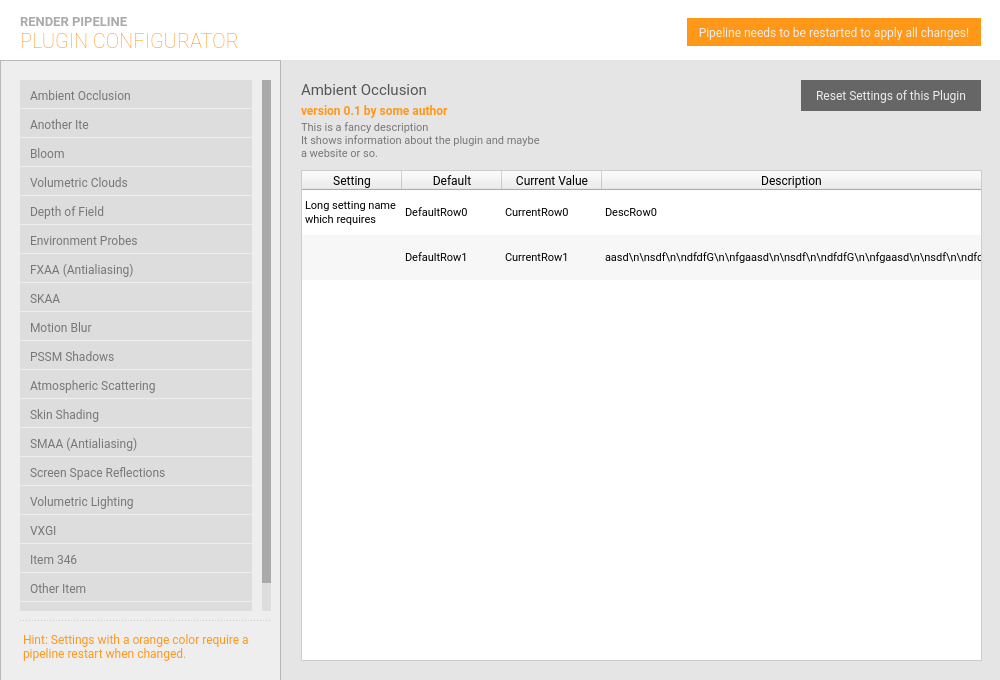
<?xml version="1.0" encoding="UTF-8"?>
<ui version="4.0">
 <class>MainWindow</class>
 <widget class="QMainWindow" name="MainWindow">
  <property name="geometry">
   <rect>
    <x>0</x>
    <y>0</y>
    <width>1000</width>
    <height>680</height>
   </rect>
  </property>
  <property name="sizePolicy">
   <sizepolicy hsizetype="Fixed" vsizetype="Fixed">
    <horstretch>0</horstretch>
    <verstretch>0</verstretch>
   </sizepolicy>
  </property>
  <property name="minimumSize">
   <size>
    <width>1000</width>
    <height>680</height>
   </size>
  </property>
  <property name="maximumSize">
   <size>
    <width>1000</width>
    <height>680</height>
   </size>
  </property>
  <property name="windowTitle">
   <string>Plugin Configurator</string>
  </property>
  <property name="windowIcon">
   <iconset resource="resources.qrc">
    <normaloff>:/icon/res/icon.png</normaloff>:/icon/res/icon.png</iconset>
  </property>
  <property name="styleSheet">
   <string notr="true">QMainWindow { background: #fff;}
*, QLabel { font-family: Roboto; font-weight: 300; }

QScrollBar {
	background: #eee;
}


QScrollBar:vertical {
                        width: 9px;
	margin: 0;
                      }

                      QScrollBar::handle:vertical {
                        min-height: 15px;
						background: #aaa;

                      }


                      QScrollBar::handle:vertical:hover {

						background: #999;

                      }
                      QScrollBar::add-line:vertical {
                      }

                      QScrollBar::sub-line:vertical {
                      }


                      QScrollBar::add-page:vertical {
                        background: #ddd;

                      }
                      QScrollBar::sub-page:vertical {
                        background: #ddd;
					}
</string>
  </property>
  <widget class="QWidget" name="centralwidget">
   <widget class="QListWidget" name="lst_plugins">
    <property name="geometry">
     <rect>
      <x>20</x>
      <y>80</y>
      <width>251</width>
      <height>531</height>
     </rect>
    </property>
    <property name="styleSheet">
     <string notr="true">QListWidget::item {
padding: 8px 7px 5px;
background: #ddd;
outline: 0 !important;
margin-bottom: 1px;
margin-right: 10px;
color: #777;
font-weight: 500;
border: 0;
border-radius: 0;
}

QListWidget::item:hover {
background: #ccc;
}

QListWidget::item:selected {
background: #555;
color: #eee;
}

QListWidget {
padding: 0;
color: #eee;
background: transparent;
/*
background: #222;
padding: 5px 8px;
border: 1px solid #444;
*/
}

* {
outline: 0;
}

</string>
    </property>
    <property name="frameShape">
     <enum>QFrame::NoFrame</enum>
    </property>
    <property name="lineWidth">
     <number>0</number>
    </property>
    <item>
     <property name="text">
      <string>Ambient Occlusion</string>
     </property>
    </item>
    <item>
     <property name="text">
      <string>Another Ite</string>
     </property>
    </item>
    <item>
     <property name="text">
      <string>Bloom</string>
     </property>
    </item>
    <item>
     <property name="text">
      <string>Volumetric Clouds</string>
     </property>
    </item>
    <item>
     <property name="text">
      <string>Depth of Field</string>
     </property>
    </item>
    <item>
     <property name="text">
      <string>Environment Probes</string>
     </property>
    </item>
    <item>
     <property name="text">
      <string>FXAA (Antialiasing)</string>
     </property>
    </item>
    <item>
     <property name="text">
      <string>SKAA</string>
     </property>
    </item>
    <item>
     <property name="text">
      <string>Motion Blur</string>
     </property>
    </item>
    <item>
     <property name="text">
      <string>PSSM Shadows</string>
     </property>
    </item>
    <item>
     <property name="text">
      <string>Atmospheric Scattering</string>
     </property>
    </item>
    <item>
     <property name="text">
      <string>Skin Shading</string>
     </property>
    </item>
    <item>
     <property name="text">
      <string>SMAA (Antialiasing)</string>
     </property>
    </item>
    <item>
     <property name="text">
      <string>Screen Space Reflections</string>
     </property>
    </item>
    <item>
     <property name="text">
      <string>Volumetric Lighting</string>
     </property>
    </item>
    <item>
     <property name="text">
      <string>VXGI</string>
     </property>
    </item>
    <item>
     <property name="text">
      <string>Item 346</string>
     </property>
    </item>
    <item>
     <property name="text">
      <string>Other Item</string>
     </property>
    </item>
    <item>
     <property name="text">
      <string>Other Item to force scrollbars</string>
     </property>
    </item>
   </widget>
   <widget class="QFrame" name="frame_details">
    <property name="geometry">
     <rect>
      <x>281</x>
      <y>60</y>
      <width>721</width>
      <height>621</height>
     </rect>
    </property>
    <property name="palette">
     <palette>
      <active>
       <colorrole role="WindowText">
        <brush brushstyle="SolidPattern">
         <color alpha="255">
          <red>255</red>
          <green>255</green>
          <blue>255</blue>
         </color>
        </brush>
       </colorrole>
       <colorrole role="Button">
        <brush brushstyle="SolidPattern">
         <color alpha="255">
          <red>229</red>
          <green>229</green>
          <blue>229</blue>
         </color>
        </brush>
       </colorrole>
       <colorrole role="Light">
        <brush brushstyle="SolidPattern">
         <color alpha="255">
          <red>63</red>
          <green>63</green>
          <blue>63</blue>
         </color>
        </brush>
       </colorrole>
       <colorrole role="Midlight">
        <brush brushstyle="SolidPattern">
         <color alpha="255">
          <red>52</red>
          <green>52</green>
          <blue>52</blue>
         </color>
        </brush>
       </colorrole>
       <colorrole role="Dark">
        <brush brushstyle="SolidPattern">
         <color alpha="255">
          <red>21</red>
          <green>21</green>
          <blue>21</blue>
         </color>
        </brush>
       </colorrole>
       <colorrole role="Mid">
        <brush brushstyle="SolidPattern">
         <color alpha="255">
          <red>28</red>
          <green>28</green>
          <blue>28</blue>
         </color>
        </brush>
       </colorrole>
       <colorrole role="Text">
        <brush brushstyle="SolidPattern">
         <color alpha="255">
          <red>255</red>
          <green>255</green>
          <blue>255</blue>
         </color>
        </brush>
       </colorrole>
       <colorrole role="BrightText">
        <brush brushstyle="SolidPattern">
         <color alpha="255">
          <red>255</red>
          <green>255</green>
          <blue>255</blue>
         </color>
        </brush>
       </colorrole>
       <colorrole role="ButtonText">
        <brush brushstyle="SolidPattern">
         <color alpha="255">
          <red>255</red>
          <green>255</green>
          <blue>255</blue>
         </color>
        </brush>
       </colorrole>
       <colorrole role="Base">
        <brush brushstyle="SolidPattern">
         <color alpha="255">
          <red>229</red>
          <green>229</green>
          <blue>229</blue>
         </color>
        </brush>
       </colorrole>
       <colorrole role="Window">
        <brush brushstyle="SolidPattern">
         <color alpha="255">
          <red>229</red>
          <green>229</green>
          <blue>229</blue>
         </color>
        </brush>
       </colorrole>
       <colorrole role="Shadow">
        <brush brushstyle="SolidPattern">
         <color alpha="255">
          <red>0</red>
          <green>0</green>
          <blue>0</blue>
         </color>
        </brush>
       </colorrole>
       <colorrole role="AlternateBase">
        <brush brushstyle="SolidPattern">
         <color alpha="255">
          <red>21</red>
          <green>21</green>
          <blue>21</blue>
         </color>
        </brush>
       </colorrole>
       <colorrole role="ToolTipBase">
        <brush brushstyle="SolidPattern">
         <color alpha="255">
          <red>255</red>
          <green>255</green>
          <blue>220</blue>
         </color>
        </brush>
       </colorrole>
       <colorrole role="ToolTipText">
        <brush brushstyle="SolidPattern">
         <color alpha="255">
          <red>0</red>
          <green>0</green>
          <blue>0</blue>
         </color>
        </brush>
       </colorrole>
      </active>
      <inactive>
       <colorrole role="WindowText">
        <brush brushstyle="SolidPattern">
         <color alpha="255">
          <red>255</red>
          <green>255</green>
          <blue>255</blue>
         </color>
        </brush>
       </colorrole>
       <colorrole role="Button">
        <brush brushstyle="SolidPattern">
         <color alpha="255">
          <red>229</red>
          <green>229</green>
          <blue>229</blue>
         </color>
        </brush>
       </colorrole>
       <colorrole role="Light">
        <brush brushstyle="SolidPattern">
         <color alpha="255">
          <red>63</red>
          <green>63</green>
          <blue>63</blue>
         </color>
        </brush>
       </colorrole>
       <colorrole role="Midlight">
        <brush brushstyle="SolidPattern">
         <color alpha="255">
          <red>52</red>
          <green>52</green>
          <blue>52</blue>
         </color>
        </brush>
       </colorrole>
       <colorrole role="Dark">
        <brush brushstyle="SolidPattern">
         <color alpha="255">
          <red>21</red>
          <green>21</green>
          <blue>21</blue>
         </color>
        </brush>
       </colorrole>
       <colorrole role="Mid">
        <brush brushstyle="SolidPattern">
         <color alpha="255">
          <red>28</red>
          <green>28</green>
          <blue>28</blue>
         </color>
        </brush>
       </colorrole>
       <colorrole role="Text">
        <brush brushstyle="SolidPattern">
         <color alpha="255">
          <red>255</red>
          <green>255</green>
          <blue>255</blue>
         </color>
        </brush>
       </colorrole>
       <colorrole role="BrightText">
        <brush brushstyle="SolidPattern">
         <color alpha="255">
          <red>255</red>
          <green>255</green>
          <blue>255</blue>
         </color>
        </brush>
       </colorrole>
       <colorrole role="ButtonText">
        <brush brushstyle="SolidPattern">
         <color alpha="255">
          <red>255</red>
          <green>255</green>
          <blue>255</blue>
         </color>
        </brush>
       </colorrole>
       <colorrole role="Base">
        <brush brushstyle="SolidPattern">
         <color alpha="255">
          <red>229</red>
          <green>229</green>
          <blue>229</blue>
         </color>
        </brush>
       </colorrole>
       <colorrole role="Window">
        <brush brushstyle="SolidPattern">
         <color alpha="255">
          <red>229</red>
          <green>229</green>
          <blue>229</blue>
         </color>
        </brush>
       </colorrole>
       <colorrole role="Shadow">
        <brush brushstyle="SolidPattern">
         <color alpha="255">
          <red>0</red>
          <green>0</green>
          <blue>0</blue>
         </color>
        </brush>
       </colorrole>
       <colorrole role="AlternateBase">
        <brush brushstyle="SolidPattern">
         <color alpha="255">
          <red>21</red>
          <green>21</green>
          <blue>21</blue>
         </color>
        </brush>
       </colorrole>
       <colorrole role="ToolTipBase">
        <brush brushstyle="SolidPattern">
         <color alpha="255">
          <red>255</red>
          <green>255</green>
          <blue>220</blue>
         </color>
        </brush>
       </colorrole>
       <colorrole role="ToolTipText">
        <brush brushstyle="SolidPattern">
         <color alpha="255">
          <red>0</red>
          <green>0</green>
          <blue>0</blue>
         </color>
        </brush>
       </colorrole>
      </inactive>
      <disabled>
       <colorrole role="WindowText">
        <brush brushstyle="SolidPattern">
         <color alpha="255">
          <red>21</red>
          <green>21</green>
          <blue>21</blue>
         </color>
        </brush>
       </colorrole>
       <colorrole role="Button">
        <brush brushstyle="SolidPattern">
         <color alpha="255">
          <red>229</red>
          <green>229</green>
          <blue>229</blue>
         </color>
        </brush>
       </colorrole>
       <colorrole role="Light">
        <brush brushstyle="SolidPattern">
         <color alpha="255">
          <red>63</red>
          <green>63</green>
          <blue>63</blue>
         </color>
        </brush>
       </colorrole>
       <colorrole role="Midlight">
        <brush brushstyle="SolidPattern">
         <color alpha="255">
          <red>52</red>
          <green>52</green>
          <blue>52</blue>
         </color>
        </brush>
       </colorrole>
       <colorrole role="Dark">
        <brush brushstyle="SolidPattern">
         <color alpha="255">
          <red>21</red>
          <green>21</green>
          <blue>21</blue>
         </color>
        </brush>
       </colorrole>
       <colorrole role="Mid">
        <brush brushstyle="SolidPattern">
         <color alpha="255">
          <red>28</red>
          <green>28</green>
          <blue>28</blue>
         </color>
        </brush>
       </colorrole>
       <colorrole role="Text">
        <brush brushstyle="SolidPattern">
         <color alpha="255">
          <red>21</red>
          <green>21</green>
          <blue>21</blue>
         </color>
        </brush>
       </colorrole>
       <colorrole role="BrightText">
        <brush brushstyle="SolidPattern">
         <color alpha="255">
          <red>255</red>
          <green>255</green>
          <blue>255</blue>
         </color>
        </brush>
       </colorrole>
       <colorrole role="ButtonText">
        <brush brushstyle="SolidPattern">
         <color alpha="255">
          <red>21</red>
          <green>21</green>
          <blue>21</blue>
         </color>
        </brush>
       </colorrole>
       <colorrole role="Base">
        <brush brushstyle="SolidPattern">
         <color alpha="255">
          <red>229</red>
          <green>229</green>
          <blue>229</blue>
         </color>
        </brush>
       </colorrole>
       <colorrole role="Window">
        <brush brushstyle="SolidPattern">
         <color alpha="255">
          <red>229</red>
          <green>229</green>
          <blue>229</blue>
         </color>
        </brush>
       </colorrole>
       <colorrole role="Shadow">
        <brush brushstyle="SolidPattern">
         <color alpha="255">
          <red>0</red>
          <green>0</green>
          <blue>0</blue>
         </color>
        </brush>
       </colorrole>
       <colorrole role="AlternateBase">
        <brush brushstyle="SolidPattern">
         <color alpha="255">
          <red>42</red>
          <green>42</green>
          <blue>42</blue>
         </color>
        </brush>
       </colorrole>
       <colorrole role="ToolTipBase">
        <brush brushstyle="SolidPattern">
         <color alpha="255">
          <red>255</red>
          <green>255</green>
          <blue>220</blue>
         </color>
        </brush>
       </colorrole>
       <colorrole role="ToolTipText">
        <brush brushstyle="SolidPattern">
         <color alpha="255">
          <red>0</red>
          <green>0</green>
          <blue>0</blue>
         </color>
        </brush>
       </colorrole>
      </disabled>
     </palette>
    </property>
    <property name="autoFillBackground">
     <bool>false</bool>
    </property>
    <property name="styleSheet">
     <string notr="true">#frame_details { background: #e5e5e5; }</string>
    </property>
    <property name="frameShape">
     <enum>QFrame::NoFrame</enum>
    </property>
    <property name="frameShadow">
     <enum>QFrame::Plain</enum>
    </property>
    <property name="lineWidth">
     <number>1</number>
    </property>
    <widget class="QLabel" name="lbl_plugin_version">
     <property name="geometry">
      <rect>
       <x>20</x>
       <y>40</y>
       <width>391</width>
       <height>21</height>
      </rect>
     </property>
     <property name="palette">
      <palette>
       <active>
        <colorrole role="WindowText">
         <brush brushstyle="SolidPattern">
          <color alpha="255">
           <red>255</red>
           <green>151</green>
           <blue>25</blue>
          </color>
         </brush>
        </colorrole>
        <colorrole role="Button">
         <brush brushstyle="SolidPattern">
          <color alpha="255">
           <red>236</red>
           <green>236</green>
           <blue>236</blue>
          </color>
         </brush>
        </colorrole>
        <colorrole role="Text">
         <brush brushstyle="SolidPattern">
          <color alpha="255">
           <red>255</red>
           <green>151</green>
           <blue>25</blue>
          </color>
         </brush>
        </colorrole>
        <colorrole role="ButtonText">
         <brush brushstyle="SolidPattern">
          <color alpha="255">
           <red>255</red>
           <green>151</green>
           <blue>25</blue>
          </color>
         </brush>
        </colorrole>
        <colorrole role="Base">
         <brush brushstyle="SolidPattern">
          <color alpha="255">
           <red>236</red>
           <green>236</green>
           <blue>236</blue>
          </color>
         </brush>
        </colorrole>
        <colorrole role="Window">
         <brush brushstyle="SolidPattern">
          <color alpha="255">
           <red>236</red>
           <green>236</green>
           <blue>236</blue>
          </color>
         </brush>
        </colorrole>
       </active>
       <inactive>
        <colorrole role="WindowText">
         <brush brushstyle="SolidPattern">
          <color alpha="255">
           <red>255</red>
           <green>151</green>
           <blue>25</blue>
          </color>
         </brush>
        </colorrole>
        <colorrole role="Button">
         <brush brushstyle="SolidPattern">
          <color alpha="255">
           <red>236</red>
           <green>236</green>
           <blue>236</blue>
          </color>
         </brush>
        </colorrole>
        <colorrole role="Text">
         <brush brushstyle="SolidPattern">
          <color alpha="255">
           <red>255</red>
           <green>151</green>
           <blue>25</blue>
          </color>
         </brush>
        </colorrole>
        <colorrole role="ButtonText">
         <brush brushstyle="SolidPattern">
          <color alpha="255">
           <red>255</red>
           <green>151</green>
           <blue>25</blue>
          </color>
         </brush>
        </colorrole>
        <colorrole role="Base">
         <brush brushstyle="SolidPattern">
          <color alpha="255">
           <red>236</red>
           <green>236</green>
           <blue>236</blue>
          </color>
         </brush>
        </colorrole>
        <colorrole role="Window">
         <brush brushstyle="SolidPattern">
          <color alpha="255">
           <red>236</red>
           <green>236</green>
           <blue>236</blue>
          </color>
         </brush>
        </colorrole>
       </inactive>
       <disabled>
        <colorrole role="WindowText">
         <brush brushstyle="SolidPattern">
          <color alpha="255">
           <red>255</red>
           <green>151</green>
           <blue>25</blue>
          </color>
         </brush>
        </colorrole>
        <colorrole role="Button">
         <brush brushstyle="SolidPattern">
          <color alpha="255">
           <red>236</red>
           <green>236</green>
           <blue>236</blue>
          </color>
         </brush>
        </colorrole>
        <colorrole role="Text">
         <brush brushstyle="SolidPattern">
          <color alpha="255">
           <red>255</red>
           <green>151</green>
           <blue>25</blue>
          </color>
         </brush>
        </colorrole>
        <colorrole role="ButtonText">
         <brush brushstyle="SolidPattern">
          <color alpha="255">
           <red>255</red>
           <green>151</green>
           <blue>25</blue>
          </color>
         </brush>
        </colorrole>
        <colorrole role="Base">
         <brush brushstyle="SolidPattern">
          <color alpha="255">
           <red>236</red>
           <green>236</green>
           <blue>236</blue>
          </color>
         </brush>
        </colorrole>
        <colorrole role="Window">
         <brush brushstyle="SolidPattern">
          <color alpha="255">
           <red>236</red>
           <green>236</green>
           <blue>236</blue>
          </color>
         </brush>
        </colorrole>
       </disabled>
      </palette>
     </property>
     <property name="font">
      <font>
       <family>Roboto</family>
       <weight>75</weight>
       <bold>true</bold>
      </font>
     </property>
     <property name="styleSheet">
      <string notr="true">color: #ff9719; border: 0; border-radius: 4px; font-weight: bold;</string>
     </property>
     <property name="text">
      <string>version 0.1 by some author</string>
     </property>
     <property name="textFormat">
      <enum>Qt::PlainText</enum>
     </property>
     <property name="alignment">
      <set>Qt::AlignLeading|Qt::AlignLeft|Qt::AlignVCenter</set>
     </property>
    </widget>
    <widget class="QLabel" name="lbl_plugin_desc">
     <property name="geometry">
      <rect>
       <x>20</x>
       <y>60</y>
       <width>441</width>
       <height>51</height>
      </rect>
     </property>
     <property name="styleSheet">
      <string notr="true">color: #777; border: 0; font-size: 11px;</string>
     </property>
     <property name="text">
      <string>This is a fancy description
It shows information about the plugin and maybe
a website or so.</string>
     </property>
     <property name="textFormat">
      <enum>Qt::PlainText</enum>
     </property>
     <property name="alignment">
      <set>Qt::AlignLeading|Qt::AlignLeft|Qt::AlignTop</set>
     </property>
     <property name="wordWrap">
      <bool>true</bool>
     </property>
    </widget>
    <widget class="QTableWidget" name="table_plugin_settings">
     <property name="geometry">
      <rect>
       <x>20</x>
       <y>110</y>
       <width>681</width>
       <height>491</height>
      </rect>
     </property>
     <property name="palette">
      <palette>
       <active>
        <colorrole role="WindowText">
         <brush brushstyle="SolidPattern">
          <color alpha="255">
           <red>0</red>
           <green>0</green>
           <blue>0</blue>
          </color>
         </brush>
        </colorrole>
        <colorrole role="Button">
         <brush brushstyle="SolidPattern">
          <color alpha="255">
           <red>240</red>
           <green>240</green>
           <blue>240</blue>
          </color>
         </brush>
        </colorrole>
        <colorrole role="Light">
         <brush brushstyle="SolidPattern">
          <color alpha="255">
           <red>255</red>
           <green>255</green>
           <blue>255</blue>
          </color>
         </brush>
        </colorrole>
        <colorrole role="Midlight">
         <brush brushstyle="SolidPattern">
          <color alpha="255">
           <red>247</red>
           <green>247</green>
           <blue>247</blue>
          </color>
         </brush>
        </colorrole>
        <colorrole role="Dark">
         <brush brushstyle="SolidPattern">
          <color alpha="255">
           <red>120</red>
           <green>120</green>
           <blue>120</blue>
          </color>
         </brush>
        </colorrole>
        <colorrole role="Mid">
         <brush brushstyle="SolidPattern">
          <color alpha="255">
           <red>160</red>
           <green>160</green>
           <blue>160</blue>
          </color>
         </brush>
        </colorrole>
        <colorrole role="Text">
         <brush brushstyle="SolidPattern">
          <color alpha="255">
           <red>0</red>
           <green>0</green>
           <blue>0</blue>
          </color>
         </brush>
        </colorrole>
        <colorrole role="BrightText">
         <brush brushstyle="SolidPattern">
          <color alpha="255">
           <red>255</red>
           <green>255</green>
           <blue>255</blue>
          </color>
         </brush>
        </colorrole>
        <colorrole role="ButtonText">
         <brush brushstyle="SolidPattern">
          <color alpha="255">
           <red>0</red>
           <green>0</green>
           <blue>0</blue>
          </color>
         </brush>
        </colorrole>
        <colorrole role="Base">
         <brush brushstyle="SolidPattern">
          <color alpha="255">
           <red>255</red>
           <green>255</green>
           <blue>255</blue>
          </color>
         </brush>
        </colorrole>
        <colorrole role="Window">
         <brush brushstyle="SolidPattern">
          <color alpha="255">
           <red>240</red>
           <green>240</green>
           <blue>240</blue>
          </color>
         </brush>
        </colorrole>
        <colorrole role="Shadow">
         <brush brushstyle="SolidPattern">
          <color alpha="255">
           <red>0</red>
           <green>0</green>
           <blue>0</blue>
          </color>
         </brush>
        </colorrole>
        <colorrole role="AlternateBase">
         <brush brushstyle="SolidPattern">
          <color alpha="255">
           <red>247</red>
           <green>247</green>
           <blue>247</blue>
          </color>
         </brush>
        </colorrole>
        <colorrole role="ToolTipBase">
         <brush brushstyle="SolidPattern">
          <color alpha="255">
           <red>255</red>
           <green>255</green>
           <blue>220</blue>
          </color>
         </brush>
        </colorrole>
        <colorrole role="ToolTipText">
         <brush brushstyle="SolidPattern">
          <color alpha="255">
           <red>0</red>
           <green>0</green>
           <blue>0</blue>
          </color>
         </brush>
        </colorrole>
       </active>
       <inactive>
        <colorrole role="WindowText">
         <brush brushstyle="SolidPattern">
          <color alpha="255">
           <red>0</red>
           <green>0</green>
           <blue>0</blue>
          </color>
         </brush>
        </colorrole>
        <colorrole role="Button">
         <brush brushstyle="SolidPattern">
          <color alpha="255">
           <red>240</red>
           <green>240</green>
           <blue>240</blue>
          </color>
         </brush>
        </colorrole>
        <colorrole role="Light">
         <brush brushstyle="SolidPattern">
          <color alpha="255">
           <red>255</red>
           <green>255</green>
           <blue>255</blue>
          </color>
         </brush>
        </colorrole>
        <colorrole role="Midlight">
         <brush brushstyle="SolidPattern">
          <color alpha="255">
           <red>247</red>
           <green>247</green>
           <blue>247</blue>
          </color>
         </brush>
        </colorrole>
        <colorrole role="Dark">
         <brush brushstyle="SolidPattern">
          <color alpha="255">
           <red>120</red>
           <green>120</green>
           <blue>120</blue>
          </color>
         </brush>
        </colorrole>
        <colorrole role="Mid">
         <brush brushstyle="SolidPattern">
          <color alpha="255">
           <red>160</red>
           <green>160</green>
           <blue>160</blue>
          </color>
         </brush>
        </colorrole>
        <colorrole role="Text">
         <brush brushstyle="SolidPattern">
          <color alpha="255">
           <red>0</red>
           <green>0</green>
           <blue>0</blue>
          </color>
         </brush>
        </colorrole>
        <colorrole role="BrightText">
         <brush brushstyle="SolidPattern">
          <color alpha="255">
           <red>255</red>
           <green>255</green>
           <blue>255</blue>
          </color>
         </brush>
        </colorrole>
        <colorrole role="ButtonText">
         <brush brushstyle="SolidPattern">
          <color alpha="255">
           <red>0</red>
           <green>0</green>
           <blue>0</blue>
          </color>
         </brush>
        </colorrole>
        <colorrole role="Base">
         <brush brushstyle="SolidPattern">
          <color alpha="255">
           <red>255</red>
           <green>255</green>
           <blue>255</blue>
          </color>
         </brush>
        </colorrole>
        <colorrole role="Window">
         <brush brushstyle="SolidPattern">
          <color alpha="255">
           <red>240</red>
           <green>240</green>
           <blue>240</blue>
          </color>
         </brush>
        </colorrole>
        <colorrole role="Shadow">
         <brush brushstyle="SolidPattern">
          <color alpha="255">
           <red>0</red>
           <green>0</green>
           <blue>0</blue>
          </color>
         </brush>
        </colorrole>
        <colorrole role="AlternateBase">
         <brush brushstyle="SolidPattern">
          <color alpha="255">
           <red>247</red>
           <green>247</green>
           <blue>247</blue>
          </color>
         </brush>
        </colorrole>
        <colorrole role="ToolTipBase">
         <brush brushstyle="SolidPattern">
          <color alpha="255">
           <red>255</red>
           <green>255</green>
           <blue>220</blue>
          </color>
         </brush>
        </colorrole>
        <colorrole role="ToolTipText">
         <brush brushstyle="SolidPattern">
          <color alpha="255">
           <red>0</red>
           <green>0</green>
           <blue>0</blue>
          </color>
         </brush>
        </colorrole>
       </inactive>
       <disabled>
        <colorrole role="WindowText">
         <brush brushstyle="SolidPattern">
          <color alpha="255">
           <red>120</red>
           <green>120</green>
           <blue>120</blue>
          </color>
         </brush>
        </colorrole>
        <colorrole role="Button">
         <brush brushstyle="SolidPattern">
          <color alpha="255">
           <red>240</red>
           <green>240</green>
           <blue>240</blue>
          </color>
         </brush>
        </colorrole>
        <colorrole role="Light">
         <brush brushstyle="SolidPattern">
          <color alpha="255">
           <red>255</red>
           <green>255</green>
           <blue>255</blue>
          </color>
         </brush>
        </colorrole>
        <colorrole role="Midlight">
         <brush brushstyle="SolidPattern">
          <color alpha="255">
           <red>247</red>
           <green>247</green>
           <blue>247</blue>
          </color>
         </brush>
        </colorrole>
        <colorrole role="Dark">
         <brush brushstyle="SolidPattern">
          <color alpha="255">
           <red>120</red>
           <green>120</green>
           <blue>120</blue>
          </color>
         </brush>
        </colorrole>
        <colorrole role="Mid">
         <brush brushstyle="SolidPattern">
          <color alpha="255">
           <red>160</red>
           <green>160</green>
           <blue>160</blue>
          </color>
         </brush>
        </colorrole>
        <colorrole role="Text">
         <brush brushstyle="SolidPattern">
          <color alpha="255">
           <red>120</red>
           <green>120</green>
           <blue>120</blue>
          </color>
         </brush>
        </colorrole>
        <colorrole role="BrightText">
         <brush brushstyle="SolidPattern">
          <color alpha="255">
           <red>255</red>
           <green>255</green>
           <blue>255</blue>
          </color>
         </brush>
        </colorrole>
        <colorrole role="ButtonText">
         <brush brushstyle="SolidPattern">
          <color alpha="255">
           <red>120</red>
           <green>120</green>
           <blue>120</blue>
          </color>
         </brush>
        </colorrole>
        <colorrole role="Base">
         <brush brushstyle="SolidPattern">
          <color alpha="255">
           <red>240</red>
           <green>240</green>
           <blue>240</blue>
          </color>
         </brush>
        </colorrole>
        <colorrole role="Window">
         <brush brushstyle="SolidPattern">
          <color alpha="255">
           <red>240</red>
           <green>240</green>
           <blue>240</blue>
          </color>
         </brush>
        </colorrole>
        <colorrole role="Shadow">
         <brush brushstyle="SolidPattern">
          <color alpha="255">
           <red>0</red>
           <green>0</green>
           <blue>0</blue>
          </color>
         </brush>
        </colorrole>
        <colorrole role="AlternateBase">
         <brush brushstyle="SolidPattern">
          <color alpha="255">
           <red>240</red>
           <green>240</green>
           <blue>240</blue>
          </color>
         </brush>
        </colorrole>
        <colorrole role="ToolTipBase">
         <brush brushstyle="SolidPattern">
          <color alpha="255">
           <red>255</red>
           <green>255</green>
           <blue>220</blue>
          </color>
         </brush>
        </colorrole>
        <colorrole role="ToolTipText">
         <brush brushstyle="SolidPattern">
          <color alpha="255">
           <red>0</red>
           <green>0</green>
           <blue>0</blue>
          </color>
         </brush>
        </colorrole>
       </disabled>
      </palette>
     </property>
     <property name="font">
      <font>
       <family>Roboto</family>
       <pointsize>-1</pointsize>
       <weight>37</weight>
       <bold>false</bold>
      </font>
     </property>
     <property name="styleSheet">
      <string notr="true">QTableWidget { border: 1px solid #ccc; font-family: Roboto; font-size: 11px; }</string>
     </property>
     <property name="frameShape">
      <enum>QFrame::StyledPanel</enum>
     </property>
     <property name="verticalScrollBarPolicy">
      <enum>Qt::ScrollBarAsNeeded</enum>
     </property>
     <property name="horizontalScrollBarPolicy">
      <enum>Qt::ScrollBarAlwaysOff</enum>
     </property>
     <property name="editTriggers">
      <set>QAbstractItemView::NoEditTriggers</set>
     </property>
     <property name="showDropIndicator" stdset="0">
      <bool>false</bool>
     </property>
     <property name="dragDropOverwriteMode">
      <bool>false</bool>
     </property>
     <property name="alternatingRowColors">
      <bool>true</bool>
     </property>
     <property name="selectionMode">
      <enum>QAbstractItemView::NoSelection</enum>
     </property>
     <property name="selectionBehavior">
      <enum>QAbstractItemView::SelectRows</enum>
     </property>
     <property name="textElideMode">
      <enum>Qt::ElideNone</enum>
     </property>
     <property name="verticalScrollMode">
      <enum>QAbstractItemView::ScrollPerPixel</enum>
     </property>
     <property name="horizontalScrollMode">
      <enum>QAbstractItemView::ScrollPerPixel</enum>
     </property>
     <property name="showGrid">
      <bool>false</bool>
     </property>
     <property name="gridStyle">
      <enum>Qt::NoPen</enum>
     </property>
     <property name="wordWrap">
      <bool>true</bool>
     </property>
     <property name="cornerButtonEnabled">
      <bool>true</bool>
     </property>
     <attribute name="horizontalHeaderVisible">
      <bool>true</bool>
     </attribute>
     <attribute name="horizontalHeaderCascadingSectionResizes">
      <bool>false</bool>
     </attribute>
     <attribute name="horizontalHeaderHighlightSections">
      <bool>true</bool>
     </attribute>
     <attribute name="horizontalHeaderShowSortIndicator" stdset="0">
      <bool>false</bool>
     </attribute>
     <attribute name="horizontalHeaderStretchLastSection">
      <bool>true</bool>
     </attribute>
     <attribute name="verticalHeaderVisible">
      <bool>false</bool>
     </attribute>
     <attribute name="verticalHeaderCascadingSectionResizes">
      <bool>false</bool>
     </attribute>
     <attribute name="verticalHeaderDefaultSectionSize">
      <number>45</number>
     </attribute>
     <attribute name="verticalHeaderShowSortIndicator" stdset="0">
      <bool>false</bool>
     </attribute>
     <attribute name="verticalHeaderStretchLastSection">
      <bool>false</bool>
     </attribute>
     <row>
      <property name="text">
       <string>Row</string>
      </property>
      <property name="textAlignment">
       <set>AlignHCenter|AlignVCenter|AlignCenter</set>
      </property>
     </row>
     <row>
      <property name="text">
       <string>Row2</string>
      </property>
     </row>
     <column>
      <property name="text">
       <string>Setting</string>
      </property>
     </column>
     <column>
      <property name="text">
       <string>Default</string>
      </property>
      <property name="textAlignment">
       <set>AlignHCenter|AlignVCenter|AlignCenter</set>
      </property>
     </column>
     <column>
      <property name="text">
       <string>Current Value</string>
      </property>
     </column>
     <column>
      <property name="text">
       <string>Description</string>
      </property>
     </column>
     <item row="0" column="0">
      <property name="text">
       <string>Long setting name which requires</string>
      </property>
     </item>
     <item row="0" column="1">
      <property name="text">
       <string>DefaultRow0</string>
      </property>
     </item>
     <item row="0" column="2">
      <property name="text">
       <string>CurrentRow0</string>
      </property>
     </item>
     <item row="0" column="3">
      <property name="text">
       <string>DescRow0</string>
      </property>
     </item>
     <item row="1" column="1">
      <property name="text">
       <string>DefaultRow1</string>
      </property>
     </item>
     <item row="1" column="2">
      <property name="text">
       <string>CurrentRow1</string>
      </property>
     </item>
     <item row="1" column="3">
      <property name="text">
       <string>aasd\n\nsdf\n\ndfdfG\n\nfgaasd\n\nsdf\n\ndfdfG\n\nfgaasd\n\nsdf\n\ndfdfG\n\nfgaasd\n\nsdf\n\ndfdfG\n\nfgaasd\n\nsdf\n\ndfdfG\n\nfgaasd\n\nsdf\n\ndfdfG\n\nfgaasd\n\nsdf\n\ndfdfG\n\nfgaasd\n\nsdf\n\ndfdfG\n\nfgaasd\n\nsdf\n\ndfdfG\n\nfgaasd\n\nsdf\n\ndfdfG\n\nfgaasd\n\nsdf\n\ndfdfG\n\nfgaasd\n\nsdf\n\ndfdfG\n\nfgaasd\n\nsdf\n\ndfdfG\n\nfgaasd\n\nsdf\n\ndfdfG\n\nfgaasd\n\nsdf\n\ndfdfG\n\nfgaasd\n\nsdf\n\ndfdfG\n\nfgaasd\n\nsdf\n\ndfdfG\n\nfgaasd\n\nsdf\n\ndfdfG\n\nfgaasd\n\nsdf\n\ndfdfG\n\nfgaasd\n\nsdf\n\ndfdfG\n\nfgaasd\n\nsdf\n\ndfdfG\n\nfgaasd\n\nsdf\n\ndfdfG\n\nfgaasd\n\nsdf\n\ndfdfG\n\nfgaasd\n\nsdf\n\ndfdfG\n\nfgaasd\n\nsdf\n\ndfdfG\n\nfgaasd\n\nsdf\n\ndfdfG\n\nfgaasd\n\nsdf\n\ndfdfG\n\nfgaasd\n\nsdf\n\ndfdfG\n\nfgaasd\n\nsdf\n\ndfdfG\n\nfgaasd\n\nsdf\n\ndfdfG\n\nfgaasd\n\nsdf\n\ndfdfG\n\nfgaasd\n\nsdf\n\ndfdfG\n\nfgaasd\n\nsdf\n\ndfdfG\n\nfgaasd\n\nsdf\n\ndfdfG\n\nfgaasd\n\nsdf\n\ndfdfG\n\nfgaasd\n\nsdf\n\ndfdfG\n\nfgaasd\n\nsdf\n\ndfdfG\n\nfgaasd\n\nsdf\n\ndfdfG\n\nfgaasd\n\nsdf\n\ndfdfG\n\nfgaasd\n\nsdf\n\ndfdfG\n\nfgaasd\n\nsdf\n\ndfdfG\n\nfgaasd\n\nsdf\n\ndfdfG\n\nfgaasd\n\nsdf\n\ndfdfG\n\nfgaasd\n\nsdf\n\ndfdfG\n\nfgaasd\n\nsdf\n\ndfdfG\n\nfgaasd\n\nsdf\n\ndfdfG\n\nfgaasd\n\nsdf\n\ndfdfG\n\nfgaasd\n\nsdf\n\ndfdfG\n\nfgaasd\n\nsdf\n\ndfdfG\n\nfgaasd\n\nsdf\n\ndfdfG\n\nfgaasd\n\nsdf\n\ndfdfG\n\nfgaasd\n\nsdf\n\ndfdfG\n\nfgaasd\n\nsdf\n\ndfdfG\n\nfgaasd\n\nsdf\n\ndfdfG\n\nfg</string>
      </property>
     </item>
    </widget>
    <widget class="QLabel" name="lbl_plugin_name">
     <property name="geometry">
      <rect>
       <x>20</x>
       <y>20</y>
       <width>391</width>
       <height>21</height>
      </rect>
     </property>
     <property name="font">
      <font>
       <family>Roboto</family>
       <pointsize>-1</pointsize>
       <weight>37</weight>
       <bold>false</bold>
      </font>
     </property>
     <property name="styleSheet">
      <string notr="true">color: #555; border: 0;  font-size: 15px;</string>
     </property>
     <property name="text">
      <string>Ambient Occlusion</string>
     </property>
     <property name="textFormat">
      <enum>Qt::RichText</enum>
     </property>
    </widget>
    <widget class="QPushButton" name="btn_reset_plugin_settings">
     <property name="geometry">
      <rect>
       <x>520</x>
       <y>20</y>
       <width>180</width>
       <height>31</height>
      </rect>
     </property>
     <property name="styleSheet">
      <string notr="true">QPushButton {
color: #eee;
background: #666;
border: 0;
}

QPushButton:hover {
	background: #555;
}

QPushButton:pressed {
	background: #111;
}</string>
     </property>
     <property name="text">
      <string>Reset Settings of this Plugin</string>
     </property>
    </widget>
   </widget>
   <widget class="QFrame" name="frame">
    <property name="geometry">
     <rect>
      <x>0</x>
      <y>60</y>
      <width>281</width>
      <height>621</height>
     </rect>
    </property>
    <property name="autoFillBackground">
     <bool>false</bool>
    </property>
    <property name="styleSheet">
     <string notr="true">QFrame {background: #eee;}</string>
    </property>
    <property name="frameShape">
     <enum>QFrame::StyledPanel</enum>
    </property>
    <property name="frameShadow">
     <enum>QFrame::Raised</enum>
    </property>
    <widget class="QLabel" name="lbl_hint_restart">
     <property name="geometry">
      <rect>
       <x>20</x>
       <y>560</y>
       <width>251</width>
       <height>51</height>
      </rect>
     </property>
     <property name="palette">
      <palette>
       <active>
        <colorrole role="WindowText">
         <brush brushstyle="SolidPattern">
          <color alpha="255">
           <red>153</red>
           <green>153</green>
           <blue>153</blue>
          </color>
         </brush>
        </colorrole>
        <colorrole role="Button">
         <brush brushstyle="SolidPattern">
          <color alpha="255">
           <red>238</red>
           <green>238</green>
           <blue>238</blue>
          </color>
         </brush>
        </colorrole>
        <colorrole role="Text">
         <brush brushstyle="SolidPattern">
          <color alpha="255">
           <red>153</red>
           <green>153</green>
           <blue>153</blue>
          </color>
         </brush>
        </colorrole>
        <colorrole role="ButtonText">
         <brush brushstyle="SolidPattern">
          <color alpha="255">
           <red>153</red>
           <green>153</green>
           <blue>153</blue>
          </color>
         </brush>
        </colorrole>
        <colorrole role="Base">
         <brush brushstyle="SolidPattern">
          <color alpha="255">
           <red>238</red>
           <green>238</green>
           <blue>238</blue>
          </color>
         </brush>
        </colorrole>
        <colorrole role="Window">
         <brush brushstyle="SolidPattern">
          <color alpha="255">
           <red>238</red>
           <green>238</green>
           <blue>238</blue>
          </color>
         </brush>
        </colorrole>
       </active>
       <inactive>
        <colorrole role="WindowText">
         <brush brushstyle="SolidPattern">
          <color alpha="255">
           <red>153</red>
           <green>153</green>
           <blue>153</blue>
          </color>
         </brush>
        </colorrole>
        <colorrole role="Button">
         <brush brushstyle="SolidPattern">
          <color alpha="255">
           <red>238</red>
           <green>238</green>
           <blue>238</blue>
          </color>
         </brush>
        </colorrole>
        <colorrole role="Text">
         <brush brushstyle="SolidPattern">
          <color alpha="255">
           <red>153</red>
           <green>153</green>
           <blue>153</blue>
          </color>
         </brush>
        </colorrole>
        <colorrole role="ButtonText">
         <brush brushstyle="SolidPattern">
          <color alpha="255">
           <red>153</red>
           <green>153</green>
           <blue>153</blue>
          </color>
         </brush>
        </colorrole>
        <colorrole role="Base">
         <brush brushstyle="SolidPattern">
          <color alpha="255">
           <red>238</red>
           <green>238</green>
           <blue>238</blue>
          </color>
         </brush>
        </colorrole>
        <colorrole role="Window">
         <brush brushstyle="SolidPattern">
          <color alpha="255">
           <red>238</red>
           <green>238</green>
           <blue>238</blue>
          </color>
         </brush>
        </colorrole>
       </inactive>
       <disabled>
        <colorrole role="WindowText">
         <brush brushstyle="SolidPattern">
          <color alpha="255">
           <red>153</red>
           <green>153</green>
           <blue>153</blue>
          </color>
         </brush>
        </colorrole>
        <colorrole role="Button">
         <brush brushstyle="SolidPattern">
          <color alpha="255">
           <red>238</red>
           <green>238</green>
           <blue>238</blue>
          </color>
         </brush>
        </colorrole>
        <colorrole role="Text">
         <brush brushstyle="SolidPattern">
          <color alpha="255">
           <red>153</red>
           <green>153</green>
           <blue>153</blue>
          </color>
         </brush>
        </colorrole>
        <colorrole role="ButtonText">
         <brush brushstyle="SolidPattern">
          <color alpha="255">
           <red>153</red>
           <green>153</green>
           <blue>153</blue>
          </color>
         </brush>
        </colorrole>
        <colorrole role="Base">
         <brush brushstyle="SolidPattern">
          <color alpha="255">
           <red>238</red>
           <green>238</green>
           <blue>238</blue>
          </color>
         </brush>
        </colorrole>
        <colorrole role="Window">
         <brush brushstyle="SolidPattern">
          <color alpha="255">
           <red>238</red>
           <green>238</green>
           <blue>238</blue>
          </color>
         </brush>
        </colorrole>
       </disabled>
      </palette>
     </property>
     <property name="font">
      <font>
       <family>Roboto</family>
       <weight>37</weight>
       <bold>false</bold>
      </font>
     </property>
     <property name="styleSheet">
      <string notr="true">border-top: 1px dotted #aaa; color: #ff9719; padding: 0;</string>
     </property>
     <property name="text">
      <string>Hint: Settings with a orange color require a pipeline restart when changed.</string>
     </property>
     <property name="textFormat">
      <enum>Qt::PlainText</enum>
     </property>
     <property name="scaledContents">
      <bool>false</bool>
     </property>
     <property name="alignment">
      <set>Qt::AlignLeading|Qt::AlignLeft|Qt::AlignVCenter</set>
     </property>
     <property name="wordWrap">
      <bool>true</bool>
     </property>
    </widget>
   </widget>
   <widget class="QLabel" name="lbl_restart_pipeline">
    <property name="geometry">
     <rect>
      <x>687</x>
      <y>18</y>
      <width>294</width>
      <height>28</height>
     </rect>
    </property>
    <property name="font">
     <font>
      <family>Roboto</family>
      <pointsize>-1</pointsize>
      <weight>37</weight>
      <bold>false</bold>
     </font>
    </property>
    <property name="autoFillBackground">
     <bool>false</bool>
    </property>
    <property name="styleSheet">
     <string notr="true">background: #ff9719; color: #eee; padding: 5px; border: 0; font-size: 12px;</string>
    </property>
    <property name="text">
     <string>Pipeline needs to be restarted to apply all changes!</string>
    </property>
    <property name="alignment">
     <set>Qt::AlignCenter</set>
    </property>
   </widget>
   <widget class="QLabel" name="label">
    <property name="geometry">
     <rect>
      <x>20</x>
      <y>25</y>
      <width>261</width>
      <height>31</height>
     </rect>
    </property>
    <property name="styleSheet">
     <string notr="true">font-size: 20px; color: #ff9719;
font-weight: 100;</string>
    </property>
    <property name="text">
     <string>PLUGIN CONFIGURATOR</string>
    </property>
   </widget>
   <widget class="QLabel" name="label_9">
    <property name="geometry">
     <rect>
      <x>20</x>
      <y>6</y>
      <width>261</width>
      <height>31</height>
     </rect>
    </property>
    <property name="styleSheet">
     <string notr="true">font-size: 13px;
color: #aaa;
font-weight: 600;</string>
    </property>
    <property name="text">
     <string>RENDER PIPELINE</string>
    </property>
   </widget>
   <zorder>frame</zorder>
   <zorder>lst_plugins</zorder>
   <zorder>lbl_restart_pipeline</zorder>
   <zorder>frame_details</zorder>
   <zorder>label</zorder>
   <zorder>label_9</zorder>
  </widget>
 </widget>
 <resources>
  <include location="resources.qrc"/>
 </resources>
 <connections/>
</ui>
